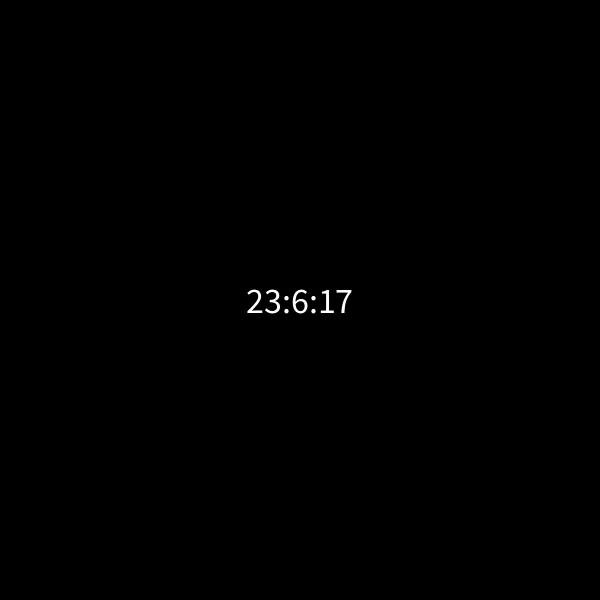
Frame 1 (no input)
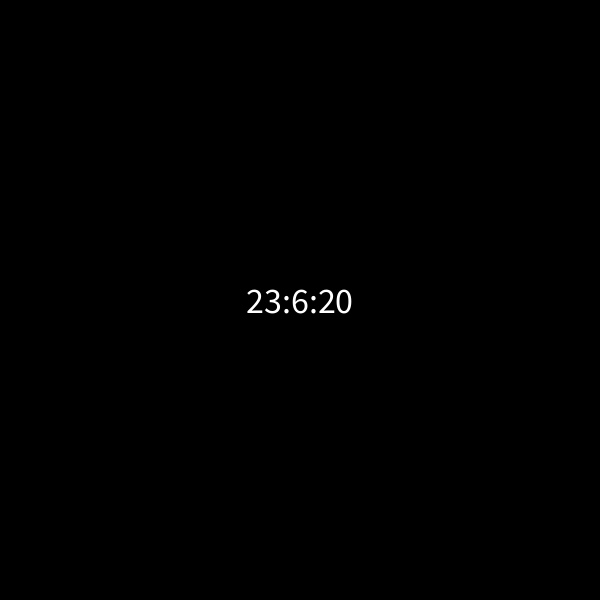
Frame 60 (the mouse pressed at the canvas centre just before this capture)
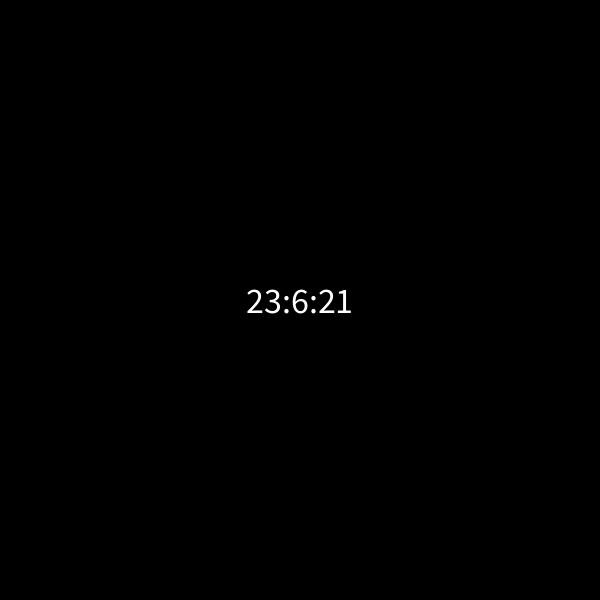
Frame 120 (the mouse held since frame 60 and released just before this capture)

The Processing sketch that drew these frames (run headless with seeded random() and noise(); from frame 60 on, the mouse is pressed at the canvas centre):

// Processing sketch: ex_19_clock_simple
// ── ex_19_clock_simple.pde
void setup() {
  size(600, 600);
}

void draw() {
  background(0);
  stroke(250);

  int s = second();  // Values from 0 - 59
  int m = minute();  // Values from 0 - 59
  int h = hour();    // Values from 0 - 23

  String time = h + ":" + m + ":" + s;
  textSize(36);
  textAlign(CENTER, CENTER);
  text(time, 300, 300);
}
